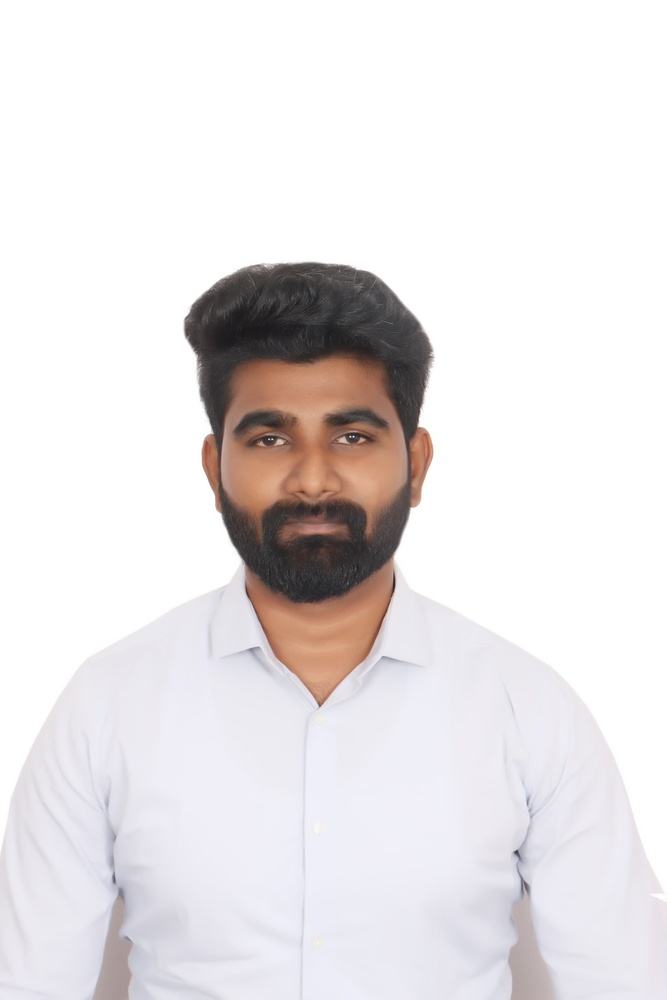
#> input picture opencv/demoimages/Prem_picture.jpg, 667 x 1000 px, shrunk from 2320 x 3480 before the run, found by its file name
$ python SIFT.py
#> lines starting #> are read from the running program, lines starting #| are printed output that depends on the picture
import os
import cv2
import numpy as np
import matplotlib.pyplot as plt
def SIFT():
    root = os.getcwd()
    imgPath = os.path.join(root, 'demoimages//Prem_picture.JPG')
    imgGray = cv2.imread(imgPath, cv2.IMREAD_GRAYSCALE)
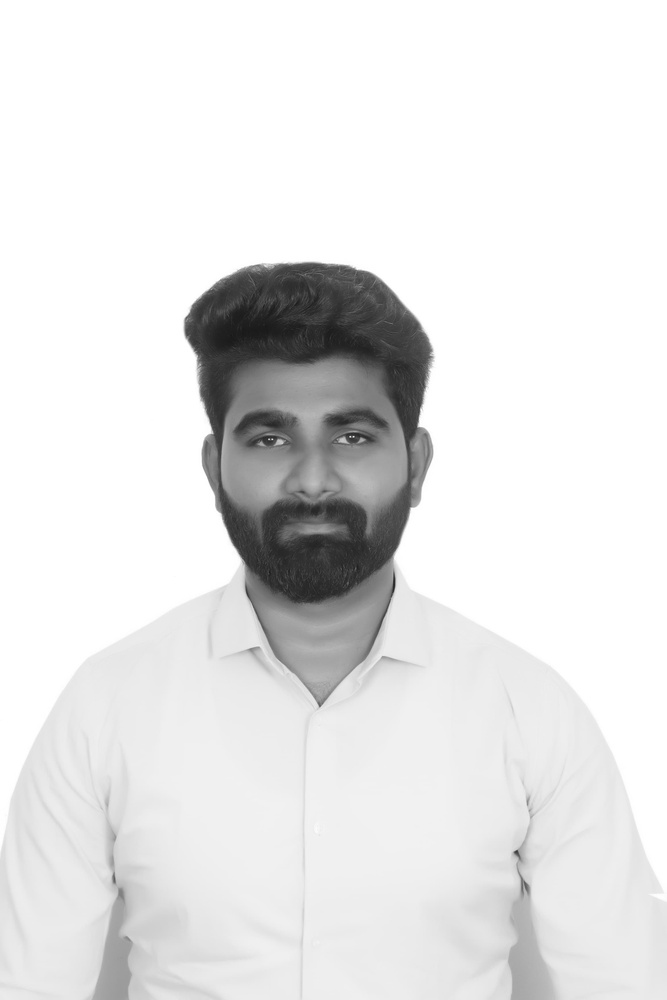
#> imgGray: shape (1000, 667); min 24, max 255, mean 229.1
    if imgGray is None:
        print("[ERROR] Image not found.",imgPath)
        return
    sift = cv2.SIFT_create()
    keypoints= sift.detect(imgGray, None)
#> keypoints = 147 keypoints; strongest (x, y, size): (315, 562, 102.2), (516, 852, 3.3), (216, 395, 23.1), (343, 440, 4.1)
    img_with_keypoints= cv2.drawKeypoints(imgGray,keypoints,imgGray,flags=cv2.DRAW_MATCHES_FLAGS_DRAW_RICH_KEYPOINTS)
    plt.figure()
    plt.imshow(img_with_keypoints, cmap='gray')
    plt.title("SIFT Keypoints")
    plt.show()

if __name__ == "__main__":
    SIFT()

$ run again, with opencv/demoimages/10104782.jpg copied over opencv/demoimages/Prem_picture.jpg
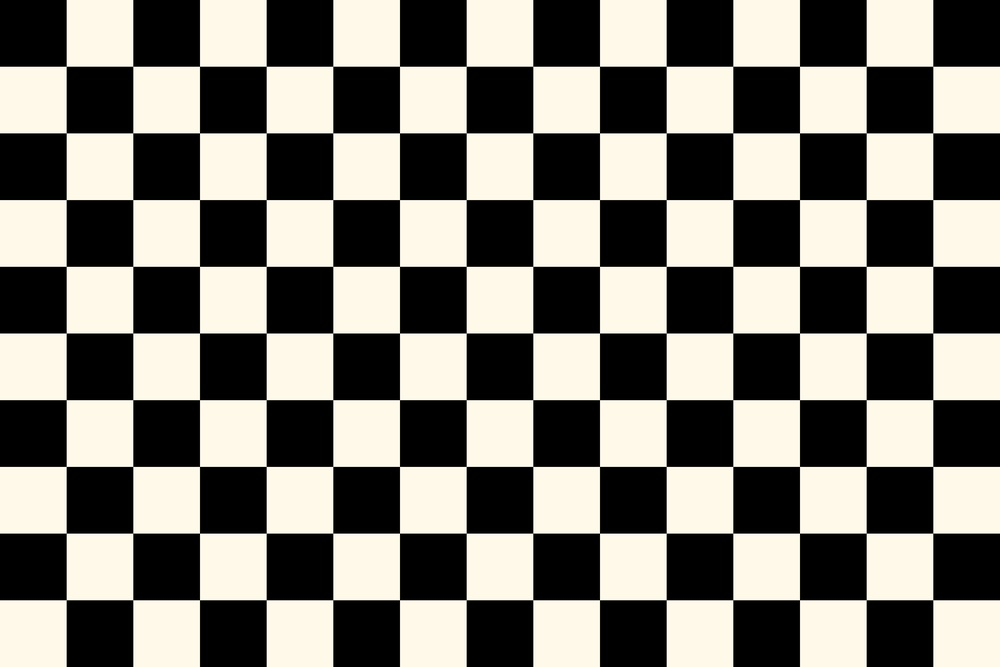
#> input picture opencv/demoimages/10104782.jpg, 1000 x 667 px, shrunk from 3000 x 2000 before the run, found by its file name
#> keypoints = 476 keypoints; strongest (x, y, size): (900, 100, 41.1), (100, 100, 41.1), (500, 100, 41), (900, 367, 40.9)
#> in SIFT, `img_with_keypoints= cv2.drawKeypoints(imgGray,keypoints,imgGray,flags=..`:
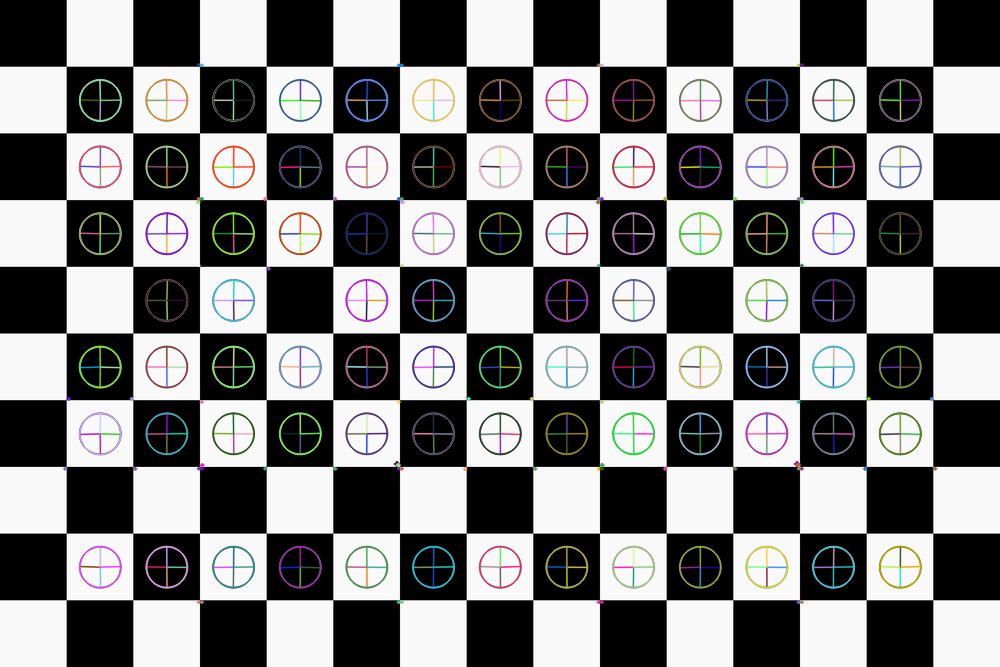
#> img_with_keypoints: shape (667, 1000, 3); mean of channels 0, 1, 2 124.6, 124.7, 124.8; drawn as B, G, R
